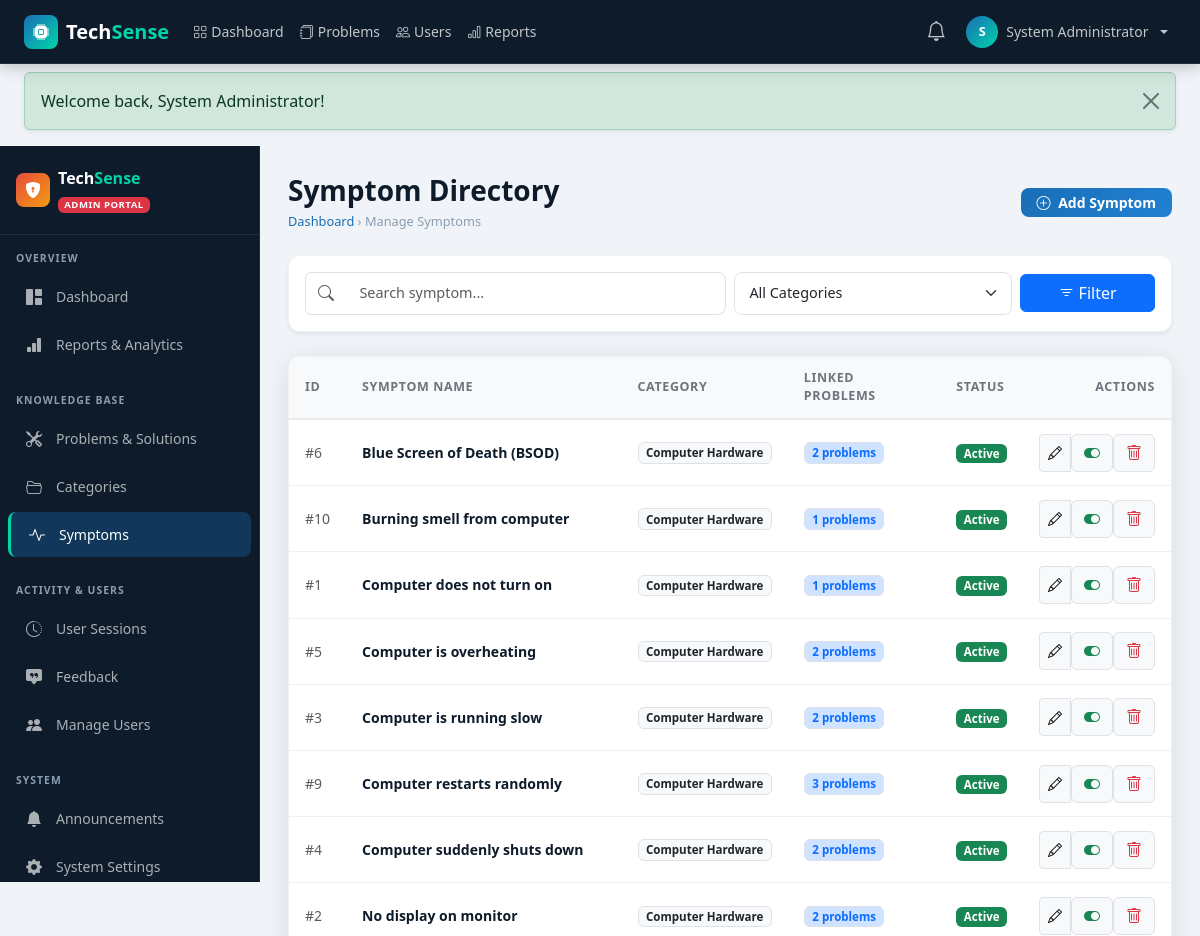
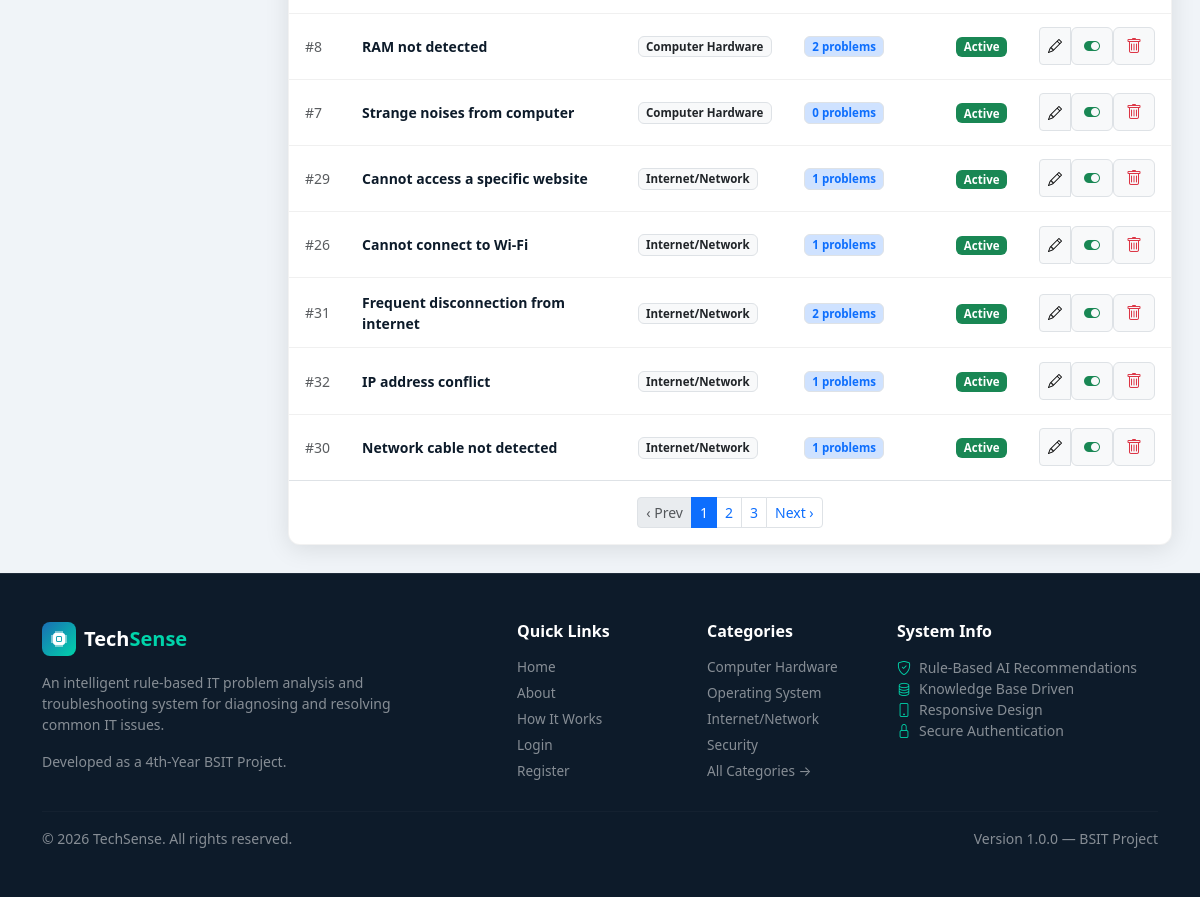
The page /admin/symptoms.php (signed in) on the database its author committed (2 pictures, top to bottom).
### tables this page shows
CREATE TABLE IF NOT EXISTS symptoms (
    id INT AUTO_INCREMENT PRIMARY KEY,
    symptom_name VARCHAR(200) NOT NULL,
    category_id INT NOT NULL,
    status ENUM('active','inactive') DEFAULT 'active',
    FOREIGN KEY (category_id) REFERENCES categories(id) ON DELETE CASCADE
);

CREATE TABLE IF NOT EXISTS categories (
    id INT AUTO_INCREMENT PRIMARY KEY,
    category_name VARCHAR(100) NOT NULL,
    description TEXT,
    icon VARCHAR(60) DEFAULT 'bi-cpu',
    status ENUM('active','inactive') DEFAULT 'active',
    created_at TIMESTAMP DEFAULT CURRENT_TIMESTAMP
);

### admin/symptoms.php (the view, shortened to what this page needs)
<?php
require_once __DIR__ . '/../config/db.php';
require_once __DIR__ . '/../includes/functions.php';
$categoryFilter = isset($_GET['category']) ? (int)$_GET['category'] : 0;
$q              = isset($_GET['q']) ? sanitize($_GET['q']) : '';
$page           = isset($_GET['page']) ? (int)$_GET['page'] : 1;
$perPage        = 15;
$where = ["1=1"];
$params = [];
$whereSql = implode(' AND ', $where);
$countSql = "SELECT COUNT(*) FROM symptoms s WHERE $whereSql";
$dataSql  = "SELECT s.*, c.category_name,
             (SELECT COUNT(*) FROM problem_symptoms ps WHERE ps.symptom_id = s.id) as problem_count
             FROM symptoms s
             JOIN categories c ON s.category_id = c.id
             WHERE $whereSql
             ORDER BY c.category_name ASC, s.symptom_name ASC";
$pagination = paginate($pdo, $countSql, $dataSql, $params, $page, $perPage);
$symptoms = $pagination['data'];
require_once __DIR__ . '/../includes/header.php';
?>
<div class="ts-layout">
  <?php require_once __DIR__ . '/../includes/admin-sidebar.php'; ?>
  <main class="ts-content">
    <div class="d-flex flex-column flex-md-row justify-content-between align-items-md-center mb-4 gap-3">
      <div>
        <h1 class="h3 fw-bold text-navy mb-1">Symptom Directory</h1>
        <div class="ts-breadcrumb">
          <a href="<?= BASE_URL ?>/admin/dashboard.php">Dashboard</a> &rsaquo;
          <span>Manage Symptoms</span>
        </div>
      </div>
      <div>
        <button class="btn btn-ts-primary btn-sm px-3" data-bs-toggle="modal" data-bs-target="#addSymptomModal">
          <i class="bi bi-plus-circle me-1"></i> Add Symptom
        </button>
      </div>
    </div>
    <div class="ts-card p-3 mb-4 shadow-sm">
      <form method="GET" action="<?= BASE_URL ?>/admin/symptoms.php" class="row g-2 align-items-center">
        <div class="col-md-6">
          <div class="input-group">
            <span class="input-group-text bg-white border-end-0"><i class="bi bi-search text-muted"></i></span>
            <input type="text" name="q" class="form-control ts-form-control border-start-0" placeholder="Search symptom..." value="<?= e($q) ?>">
          </div>
        </div>
        <div class="col-sm-6 col-md-4">
          <select name="category" class="form-select ts-form-control">
            <option value="0">All Categories</option>
          </select>
        </div>
        <div class="col-md-2">
          <button type="submit" class="btn btn-primary w-100"><i class="bi bi-filter"></i> Filter</button>
        </div>
      </form>
    </div>
    <div class="ts-card">
      <div class="ts-card-body p-0">
        <div class="table-responsive">
          <table class="ts-table mb-0">
            <thead>
              <tr>
                <th>ID</th>
                <th>Symptom Name</th>
                <th>Category</th>
                <th>Linked Problems</th>
                <th>Status</th>
                <th class="text-end">Actions</th>
              </tr>
            </thead>
            <tbody>
              <?php if (!empty($symptoms)): ?>
                <?php foreach ($symptoms as $sym): ?>
                  <tr>
                    <td class="text-muted small">#<?= $sym['id'] ?></td>
                    <td class="fw-semibold text-navy"><?= e($sym['symptom_name']) ?></td>
                    <td>
                      <span class="badge bg-light text-dark border"><?= e($sym['category_name']) ?></span>
                    </td>
                    <td>
                      <span class="badge bg-primary-subtle text-primary border"><?= $sym['problem_count'] ?> problems</span>
                    </td>
                    <td>
                      <span class="badge <?= $sym['status'] === 'active' ? 'bg-success' : 'bg-secondary' ?>">
                        <?= ucfirst($sym['status']) ?>
                      </span>
                    </td>
                    <td class="text-end">
                      <div class="btn-group btn-group-sm">
                        <button type="button" class="btn btn-light border"
                                onclick="openEditSymptom(<?= htmlspecialchars(json_encode($sym)) ?>)"
                                title="Edit Symptom">
                          <i class="bi bi-pencil"></i>
                        </button>
                        <form method="POST" action="<?= BASE_URL ?>/admin/symptoms.php" style="display:inline;">
                          <button type="submit" class="btn btn-light border" title="Toggle Status">
                            <i class="bi <?= $sym['status'] === 'active' ? 'bi-toggle-on text-success' : 'bi-toggle-off text-muted' ?>"></i>
                          </button>
                        </form>
                        <form method="POST" action="<?= BASE_URL ?>/admin/symptoms.php" onsubmit="return confirm('Delete this symptom?');" style="display:inline;">
                          <button type="submit" class="btn btn-light border text-danger" title="Delete">
                            <i class="bi bi-trash"></i>
                          </button>
                        </form>
                      </div>
                    </td>
                  </tr>
                <?php endforeach; ?>
              <?php else: ?>
                <tr>
                  <td colspan="6" class="text-center py-5 text-muted">No symptoms found.</td>
                </tr>
              <?php endif; ?>
            </tbody>
          </table>
        </div>
        <?php if ($pagination['total_pages'] > 1): ?>
          <div class="p-3 border-top d-flex justify-content-center">
            <?= renderPagination($pagination['page'], $pagination['total_pages'], BASE_URL . '/admin/symptoms.php?category=' . $categoryFilter . '&q=' . urlencode($q)) ?>
          </div>
        <?php endif; ?>
      </div>
    </div>
  </main>
</div>
<?php require_once __DIR__ . '/../includes/footer.php'; ?>

### assets/css/style.css (style rules this page uses)
:root { --ts-navy: #0d1b2a; --ts-navy-light: #1b2d42; --ts-navy-mid: #162236; --ts-blue: #1a6eb5; --ts-blue-light: #2181d4; --ts-accent: #00d4aa; --ts-accent-dark: #00b894; --ts-text: #e8ecf0; --ts-text-muted: #8b9db0; --ts-card-bg: #ffffff; --ts-border: rgba(255, 255, 255, 0.08); --ts-sidebar-w: 260px; --ts-navbar-h: 64px; --ts-radius: 12px; --ts-radius-sm: 8px; --ts-shadow: 0 4px 24px rgba(0, 0, 0, 0.10); --ts-shadow-lg: 0 8px 40px rgba(0, 0, 0, 0.16); }
*, *::before, *::after { box-sizing: border-box; }
body { font-family: 'Segoe UI', system-ui, -apple-system, sans-serif; background-color: #f0f4f8; color: #2c3e50; min-height: 100vh; display: flex; flex-direction: column; }
a { text-decoration: none; }
.btn-ts-primary { background: linear-gradient(135deg, var(--ts-blue), var(--ts-blue-light)); border: none; color: #fff; font-weight: 600; border-radius: 8px; transition: all 0.2s; }
.ts-layout { display: flex; min-height: calc(100vh - var(--ts-navbar-h)); }
.ts-content { flex: 1; padding: 1.75rem; overflow-x: hidden; }
.ts-breadcrumb { font-size: 0.8rem; color: var(--ts-text-muted); }
.ts-breadcrumb a { color: var(--ts-blue); }
.ts-card { background: #fff; border-radius: var(--ts-radius); box-shadow: var(--ts-shadow); border: 1px solid rgba(0, 0, 0, 0.05); overflow: hidden; }
.ts-card-body { padding: 1.25rem; }
.ts-table { width: 100%; border-collapse: collapse; }
.ts-table th { background: #f8f9fa; font-size: 0.78rem; font-weight: 600; text-transform: uppercase; letter-spacing: 0.05em; color: #6c757d; padding: 0.75rem 1rem; border-bottom: 2px solid #e9ecef; }
.ts-table td { padding: 0.85rem 1rem; border-bottom: 1px solid #f0f0f0; font-size: 0.875rem; vertical-align: middle; }
.ts-table tr:last-child td { border-bottom: none; }
.ts-form-control { border: 1.5px solid #dee2e6; border-radius: var(--ts-radius-sm); padding: 0.6rem 0.9rem; font-size: 0.9rem; transition: border-color 0.2s; }
.badge { font-size: 0.72rem; padding: 0.35em 0.65em; border-radius: 6px; }
.text-navy { color: var(--ts-navy) !important; }

### rows shown on the page
symptoms: id "6", symptom_name "Blue Screen of Death (BSOD)", category.category_name "Computer Hardware", problem_count "2", status "Active"
symptoms: id "10", symptom_name "Burning smell from computer", category.category_name "Computer Hardware", problem_count "1", status "Active"
symptoms: id "1", symptom_name "Computer does not turn on", category.category_name "Computer Hardware", problem_count "1", status "Active"
symptoms: id "5", symptom_name "Computer is overheating", category.category_name "Computer Hardware", problem_count "2", status "Active"
symptoms: id "3", symptom_name "Computer is running slow", category.category_name "Computer Hardware", problem_count "2", status "Active"
symptoms: id "9", symptom_name "Computer restarts randomly", category.category_name "Computer Hardware", problem_count "3", status "Active"
symptoms: id "4", symptom_name "Computer suddenly shuts down", category.category_name "Computer Hardware", problem_count "2", status "Active"
symptoms: id "2", symptom_name "No display on monitor", category.category_name "Computer Hardware", problem_count "2", status "Active"
symptoms: id "8", symptom_name "RAM not detected", category.category_name "Computer Hardware", problem_count "2", status "Active"
symptoms: id "7", symptom_name "Strange noises from computer", category.category_name "Computer Hardware", problem_count "0", status "Active"
symptoms: id "29", symptom_name "Cannot access a specific website", category.category_name "Internet/Network", problem_count "1", status "Active"
symptoms: id "26", symptom_name "Cannot connect to Wi-Fi", category.category_name "Internet/Network", problem_count "1", status "Active"
symptoms: id "31", symptom_name "Frequent disconnection from internet", category.category_name "Internet/Network", problem_count "2", status "Active"
symptoms: id "32", symptom_name "IP address conflict", category.category_name "Internet/Network", problem_count "1", status "Active"
symptoms: id "30", symptom_name "Network cable not detected", category.category_name "Internet/Network", problem_count "1", status "Active"

### other values the page prints
substr($curUser['full_name'], 0, 1) "S"
$curUser['full_name'] "System Administrator"
$flash['message'] "Welcome back, System Administrator!"
